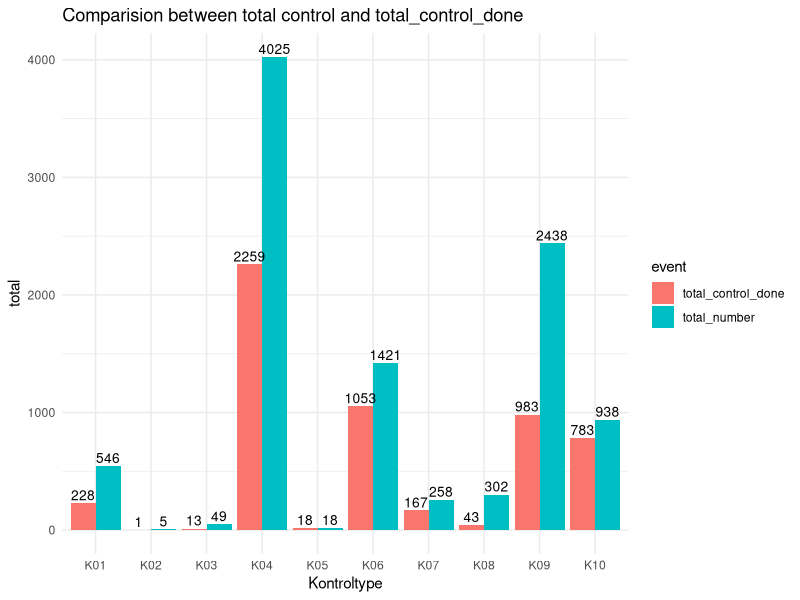
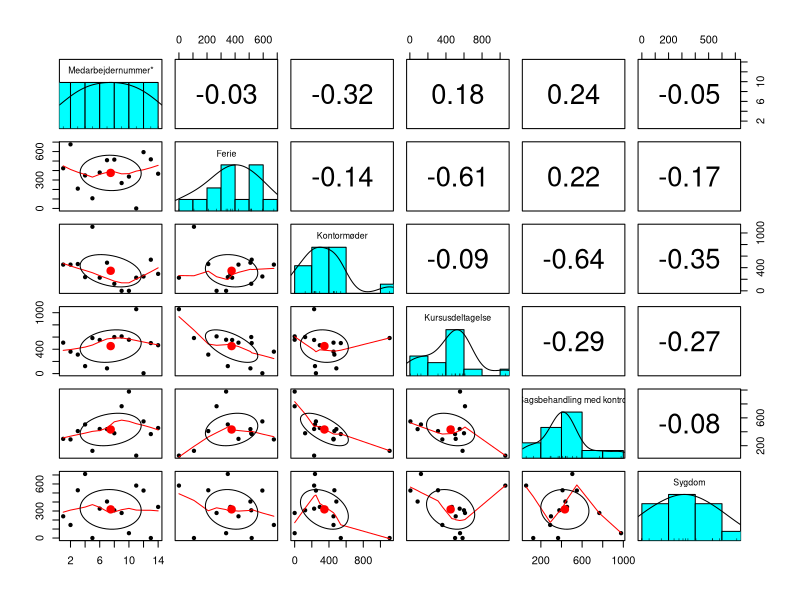
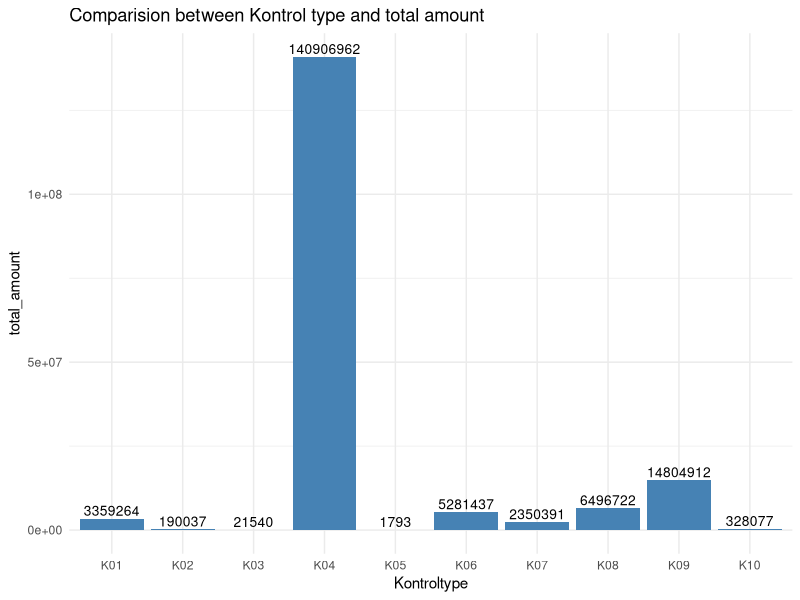
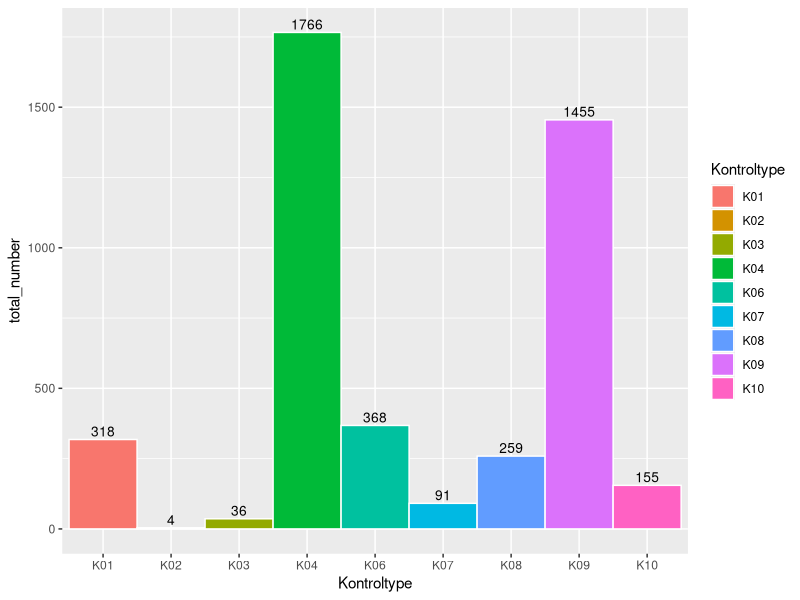
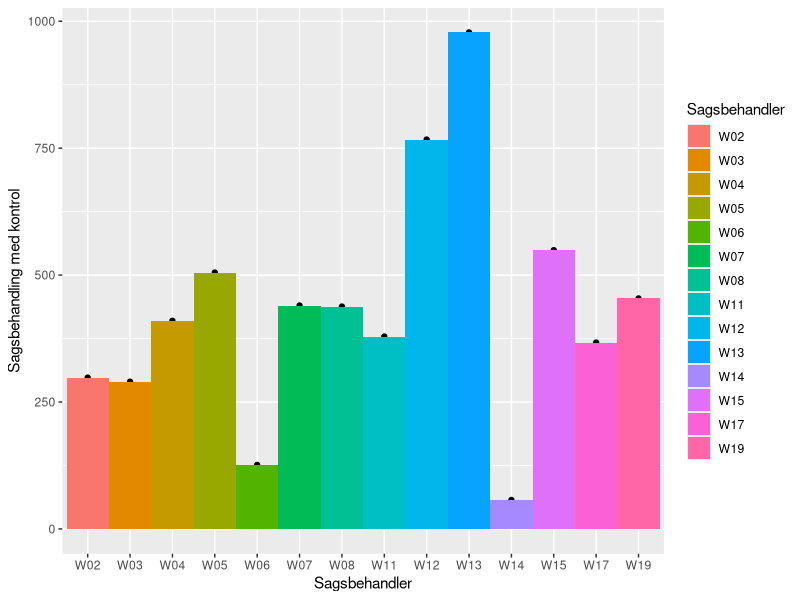
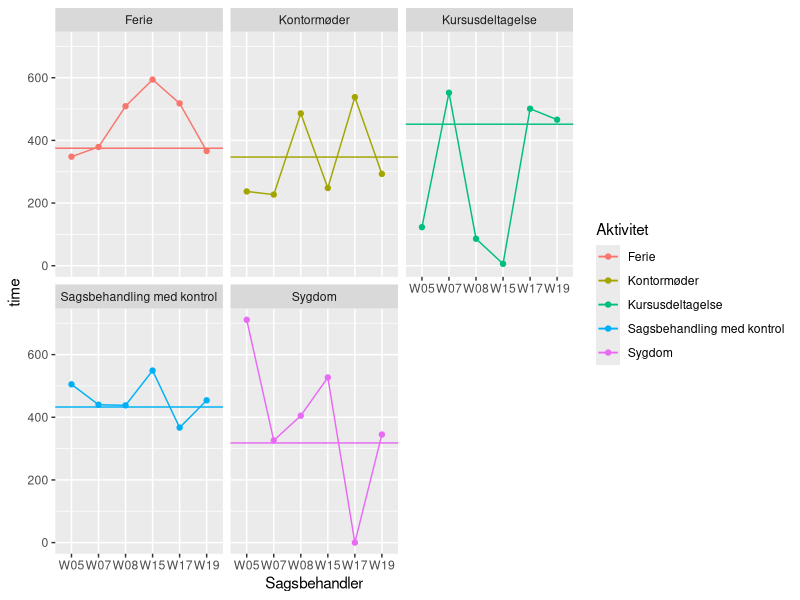
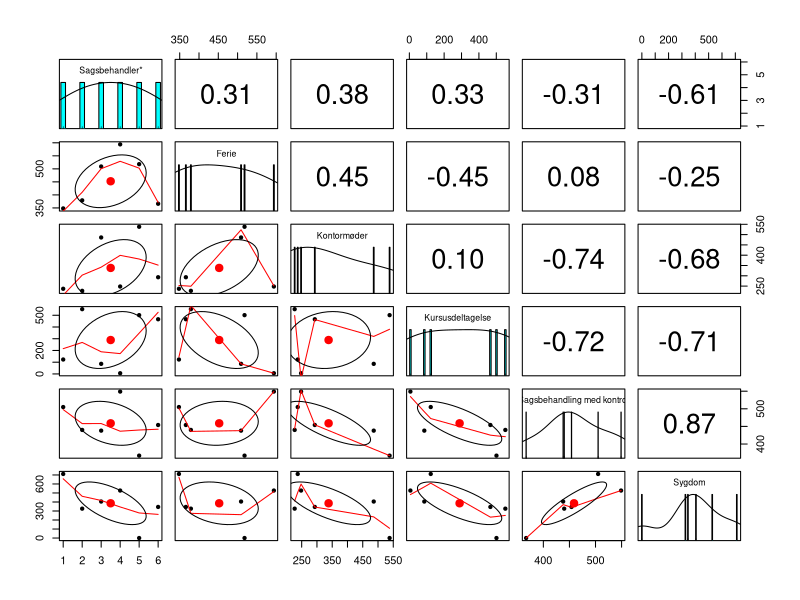

The R source for these figures, in order:
## ---- chunk 1
knitr::opts_chunk$set(echo = FALSE)
## ---- chunk 2
rm(list=ls(all=TRUE))
## ---- chunk 3
if(!require("tidyverse")){
  install.packages("tidyverse")
}

library(tidyverse)
library(ggplot2)
## ---- chunk 4
library(readxl)
case_table<-read_excel('Sagsbehandlingsdata.xlsx')
head(case_table)

## ---- chunk 5
time_table<-read_excel('Tidsregistreringsdata.xlsx')
head(time_table)
## ---- chunk 6
glimpse(case_table)
## ---- chunk 7
summary(case_table)
## ---- chunk 8
summary(time_table)
## ---- chunk 9
colSums(is.na(case_table))
## ---- chunk 10
colSums(case_table=="")
## ---- chunk 11
case_table %>% count(`Afsluttet med træf`)%>%rename(Total=n)
## ---- chunk 12
a<-case_table %>% count(Kontroltype)%>% rename(total_number = n )
a
a%>%summarise(max=max(total_number),min=min(total_number))

## ---- chunk 13
b<-case_table %>% filter(`Afsluttet med træf`==1)%>%count(Kontroltype)%>% rename(total_control_done = n )
## ---- chunk 14
merge(a,b)
## ---- chunk 15
df_control<-merge(a,b)
## ---- chunk 16
df_control <- gather(df_control, event, total, total_number:total_control_done)
#df_control
## ---- chunk 17
ggplot(df_control, aes(Kontroltype, total, fill=event)) + geom_bar(stat = "identity", position = 'dodge')  + ggtitle("Comparision between total control and total_control_done")+ geom_text(aes(label=total), vjust=-0.3, size=3.5,check_overlap = TRUE,angle = 0, position = position_dodge(.9))+theme_minimal()

## ---- chunk 18
case_table%>%summarise(total_money_collect=sum(`Provenu af kontrol`[which(case_table$`Provenu af kontrol`>0)]),total_money_refund=sum(`Provenu af kontrol`[which(case_table$`Provenu af kontrol`<0)]),total_revenue=sum(`Provenu af kontrol`))
#sum(case_table$`Provenu af kontrol`[which(case_table$`Provenu af kontrol`>0)])
#sum(case_table$`Provenu af kontrol`[which(case_table$`Provenu af kontrol`<0)])
#sum(case_table$`Provenu af kontrol`)
#case_table %>% colSums (case_table$`Provenu af kontrol`)
## ---- chunk 19
s_t_money<-case_table %>% filter(`Afsluttet med træf`==1)%>% arrange((Sagsbehandler)) %>%group_by(Sagsbehandler)%>%summarise(total_amount_collect = sum(`Provenu af kontrol`[which(`Provenu af kontrol`>0)]))
## ---- chunk 20
s_t_refund<-case_table %>% filter(`Afsluttet med træf`==1)%>% arrange((Sagsbehandler)) %>%group_by(Sagsbehandler)%>%summarise(Total_amount_refund = sum(`Provenu af kontrol`[which(`Provenu af kontrol`<0)]))
## ---- chunk 21
merge(s_t_money,s_t_refund)
merge_collect_refund<-merge(s_t_money,s_t_refund)
## ---- chunk 22
total_revenue<-case_table %>% filter(`Afsluttet med træf`==1)%>% arrange((Sagsbehandler)) %>%group_by(Sagsbehandler)%>%summarise(Total_revenue = sum(`Provenu af kontrol`))
## ---- chunk 23
merge(merge_collect_refund,total_revenue)
collect_refund_revenue<-merge(merge_collect_refund,total_revenue)
## ---- chunk 24
#collect_refund_revenue%>%summarise(avg = mean(total_amount_collect))
summary(collect_refund_revenue)
## ---- chunk 25

collect_refund_revenue%>%arrange(desc(total_amount_collect))%>% filter(total_amount_collect>mean(total_amount_collect))
top_6_sag<-collect_refund_revenue%>%arrange(desc(total_amount_collect))%>% filter(total_amount_collect>mean(total_amount_collect))
collect_refund_revenue%>%arrange(desc(total_amount_collect))%>% filter(total_amount_collect>mean(total_amount_collect))%>%summarise(sum_of_total_amount_collect = sum(total_amount_collect))
print(" ")

collect_refund_revenue%>%arrange(desc(total_amount_collect))%>% filter(total_amount_collect>median(total_amount_collect))
collect_refund_revenue%>%arrange(desc(total_amount_collect))%>% filter(total_amount_collect>median(total_amount_collect))%>%summarise(sum_of_total_total_amount = sum(total_amount_collect))
#collect_refund_revenue%>%arrange(desc(total_amount_collect))%>%top_n(5,total_amount_collect)
#collect_refund_revenue%>%arrange(desc(total_amount_collect))
## ---- chunk 26
(145713469/173741135)*100
(167262849/173741135)*100
## ---- chunk 27
# spread employee time table
spread(time_table,Aktivitet,Timer)
time_table_spread1<-spread(time_table,Aktivitet,Timer)
## ---- chunk 28
psych::pairs.panels(time_table_spread1)

## ---- chunk 29
# seperate top 6 employee time table
time_table_spread<-time_table_spread1%>%rename(Sagsbehandler=Medarbejdernummer)
top_6_sag_time<-merge(top_6_sag,time_table_spread,all.x = TRUE)
top_6_sag_time%>%arrange(desc(total_amount_collect))%>%select(-total_amount_collect,-Total_amount_refund,-Total_revenue)
## ---- chunk 30
case_table %>% filter(`Afsluttet med træf`==1)%>% arrange((Sagsbehandler)) %>%group_by(Sagsbehandler,Kontroltype)%>%summarise(`Provenu af kontrol` = sum(`Provenu af kontrol`[which(`Provenu af kontrol`>0)]))
## ---- chunk 31
case_table %>% filter(`Afsluttet med træf`==1)%>% arrange((Sagsbehandler)) %>%group_by(Kontroltype)%>%summarise(total_amount = sum(`Provenu af kontrol`[which(`Provenu af kontrol`>0)]))
c_money<-case_table %>% filter(`Afsluttet med træf`==1)%>% arrange((Sagsbehandler)) %>%group_by(Kontroltype)%>%summarise(total_amount = sum(`Provenu af kontrol`[which(`Provenu af kontrol`>0)]))
## ---- chunk 32
ggplot(c_money, aes(Kontroltype, total_amount)) + geom_bar(stat = "identity",fill="steelblue") + geom_text(aes(label=total_amount), vjust=-0.3, size=3.5)+theme_minimal() + ggtitle("Comparision between Kontrol type and total amount")
## ---- chunk 33
case_table %>% filter(`Afsluttet med træf`==1 & Kontroltype=='K04' & (`Provenu af kontrol`>0))%>%group_by(Sagsbehandler)%>%summarise(k04_Total_amount = sum(`Provenu af kontrol`[which(`Provenu af kontrol`>0)]))%>%arrange(desc(k04_Total_amount))

k04_type_top_employee<-case_table %>% filter(`Afsluttet med træf`==1 & Kontroltype=='K04' & (`Provenu af kontrol`>0))%>%group_by(Sagsbehandler)%>%summarise(k04_Total_amount = sum(`Provenu af kontrol`[which(`Provenu af kontrol`>0)]))%>%arrange(desc(k04_Total_amount))
## ---- chunk 34
k04_type_top_employee%>%filter(k04_Total_amount>mean( k04_Total_amount))
k04_type_top6<-k04_type_top_employee%>%filter(k04_Total_amount>mean( k04_Total_amount))
## ---- chunk 35
top_6_employee_totalamount_k4<-full_join(top_6_sag, k04_type_top6, by = "Sagsbehandler")
full_join(top_6_sag, k04_type_top6, by = "Sagsbehandler")
## ---- chunk 36
top_6_employee_totalamount_k4%>%mutate(percentage=(k04_Total_amount/total_amount_collect)*100)%>%select(-Total_amount_refund,-Total_revenue)
## ---- chunk 37
case_table %>% filter(`Afsluttet med træf`==0) %>%group_by(Kontroltype)%>%count(Kontroltype)%>%rename(total_number = n)
most_done_kontrol<-case_table %>% filter(`Afsluttet med træf`==0) %>%group_by(Kontroltype)%>%count(Kontroltype)%>%rename(total_number = n)

## ---- chunk 38
ggplot(most_done_kontrol, aes(Kontroltype,total_number,fill=Kontroltype)) + geom_bar(stat="identity", width=1,color="white") + geom_text(aes(label=total_number), vjust=-0.3, size=3.5)
## ---- chunk 39
time_table %>%group_by(Aktivitet)%>% summarise(total_time=sum(Timer))
## ---- chunk 40
ggplot(time_table_spread, aes(Sagsbehandler, `Sagsbehandling med kontrol`, fill = Sagsbehandler)) + 
  geom_point()+geom_bar(stat="identity", width=1)
## ---- chunk 41
time_table_spread%>%summarise(Avg_Ferie=mean(Ferie),Avg_Kontormøder=mean(Kontormøder),Avg_Kursusdeltagelse=mean(Kursusdeltagelse),Avg_work_time=mean(`Sagsbehandling med kontrol`),Avg_Sygdom=mean(Sygdom))

## ---- chunk 42
top_6_sag_time%>%arrange(desc(total_amount_collect))%>%select(-total_amount_collect,-Total_amount_refund,-Total_revenue)
## ---- chunk 43
top_6_sag_timetable<-top_6_sag_time%>%arrange(desc(total_amount_collect))%>%select(-total_amount_collect,-Total_amount_refund,-Total_revenue)
## ---- chunk 44
#time_table
mean_df_timetable<-time_table %>% group_by(Aktivitet)%>%summarise(mean_val=mean(Timer))
time_table %>% group_by(Aktivitet)%>%summarise(mean_val=mean(Timer))
## ---- chunk 45
top_6_sag_timetable%>%gather("Aktivitet","time",2:6)%>%ggplot(., aes(Sagsbehandler, time,col=Aktivitet,group = 1))+geom_point()+geom_line()+facet_wrap(~Aktivitet)+geom_hline(mean_df_timetable,mapping =aes(yintercept=mean_val,col=Aktivitet))

## ---- chunk 46
psych::pairs.panels(top_6_sag_timetable)
## ---- chunk 47
#case_table %>% arrange((Sagsbehandler))%>%group_by(Sagsbehandler)

s1<-case_table %>% arrange((Sagsbehandler))%>%group_by(Sagsbehandler)%>% distinct(Kontroltype)%>%count(Sagsbehandler)%>%rename(assigned_control=n)# need this one

s2<-case_table %>% arrange((Sagsbehandler))%>%group_by(Sagsbehandler)%>%count(Sagsbehandler)%>%rename(assigned_work=n)
s3<-case_table %>% arrange((Sagsbehandler))%>%filter(`Afsluttet med træf`== 0)%>%count(Sagsbehandler)%>%rename(completed_work=n)

s4<-case_table %>% arrange((Sagsbehandler))%>%filter(`Afsluttet med træf`== 1)%>%count(Sagsbehandler)%>%rename(incomplete_work=n)
s5<-merge(s1,s2)
#merge(s5,s3,all.x = TRUE)
s6<-merge(s5,s3,all.x = TRUE)
case_officer_table1<-merge(s6,s4,all.x = TRUE)

case_officer_table1[is.na(case_officer_table1)] <- 0
case_officer_table1
#zz[is.na(zz)] <- 0

#merge(x = df1, y = df2, by = "CustomerId", all.x = TRUE)
## ---- chunk 48
#top_6_sag_time
target <- c("W05", "W07","W08","W15","W17","W19")
case_officer_table1%>%filter(Sagsbehandler %in% target)
## ---- chunk 49

## ---- chunk 50

## ---- chunk 51

## ---- chunk 52

## ---- chunk 53

## ---- chunk 54

